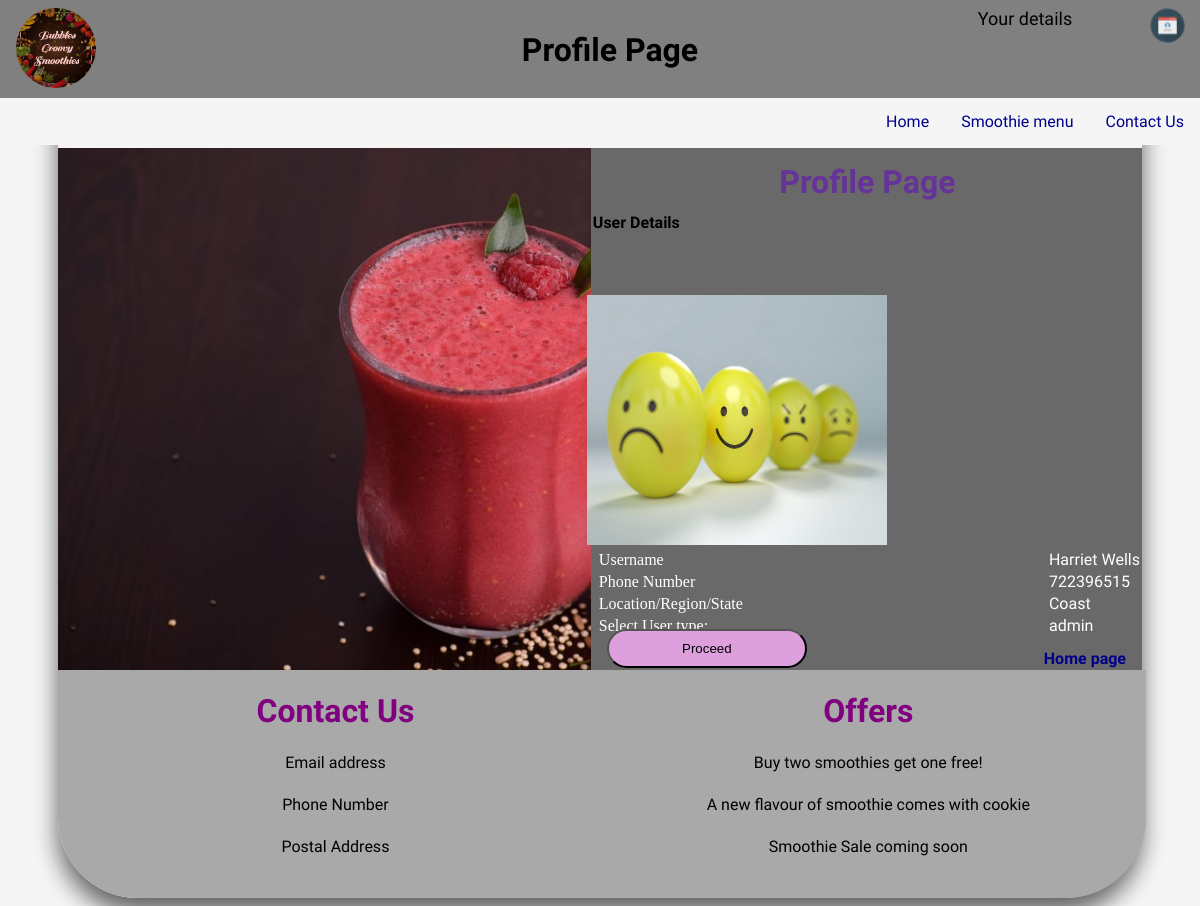
The app's page /Interfaces/profile.php with its own data.
### tables this page shows
CREATE TABLE `user_data` (
  `id` int(10) NOT NULL,
  `user_name` varchar(20) NOT NULL,
  `phone_no` int(11) NOT NULL,
  `user_location` varchar(20) NOT NULL,
  `user_newpass` int(11) NOT NULL,
  `user_retype_pass` int(11) NOT NULL,
  `usertype` varchar(20) NOT NULL
);

### Interfaces/profile.php (the view, shortened to what this page needs)
<!DOCTYPE html>
<html>
<head>
    <link rel="stylesheet" href="Css_Styling/newpagestyle.css">
</head>
<body>
    <div class="border">
        <div class="header">
            <h1>Profile Page</h1>
        </div>
        <div class="icon">
        </div>
        <div class="user">
            <?php echo "Your details  " . $_SESSION['User']; ?>
        </div>
        <div class="logo">
        </div>
        <div class="topnav">
            <a href="contact.php">Contact Us</a>
            <a href="menu.php"> Smoothie menu</a>
            <a href="Smoothie Sale.php">Home</a>
        </div>
        <div class="row">
            <div class="column image">
            </div>
            <div class="column content">
                <div class="welcome">
                    <h2>Profile Page</h2>
                    <h4>User Details</h4>
                </div>
                <div class="details">
      <img alt="user"src="Images/smiley.jpeg" width="300" height="250">
                    <?php
                    $conn = connect();
                    $sql = "SELECT * from user_data";
                    $result = $conn->query($sql);
                    if ($result->num_rows > 0) {
                        while ($row = $result->fetch_assoc()) {
                    ?>
                            <form method="POST" action="conn/registerconn.php">
                                <label name="Username">Username</label>
                                <?php echo $row['user_name']; ?>
                                <label name="phone_number">Phone Number</label>
                                <?php echo $row['phone_no']; ?>
                                <label name="Location">Location/Region/State</label>
                                <?php echo $row['user_location']; ?>
                                <label>Select User type: </label>
                        <?php echo $row['usertype'];
                            break;
                        }
                    } ?>
                            </form>
                </div>
                <a href="menu.php"> <button type="reset" id="button2">Proceed</button></a>
                <a class="homepage" href="Smoothie Sale.php">Home page</a>
            </div>
            <div class="footer">
                <table id="table">
                    <tr>
                        <th>Contact Us</th>
                        <th>Offers</th>
                    </tr>
                    <tr>
                        <td><a href="contact.php">Email address</a></td>
                        <td><a href="Smoothie Sale.php">Buy two smoothies get one free!</a></td>
                    </tr>
                    <tr>
                        <td> <a href="contact.php">Phone Number</a></td>
                        <td><a href="Smoothie Sale.php">A new flavour of smoothie comes with cookie</a></td>
                    </tr>
                    <tr>
                        <td><a href="contact.php">Postal Address</a></td>
                        <td><a href="Smoothie Sale.php">Smoothie Sale coming soon</a></td>
                    </tr>
            </div>
        </div>
</body>
</html>

### Interfaces/Css_Styling/newpagestyle.css (style rules this page uses)
body { background-color: whitesmoke; font-family: 'Kaisei Opti', serif; font-family: 'Klee One', cursive; }
.border { background-color: whitesmoke; box-shadow: 0 15px 25px rgba(0, 0, 0, .6); border-radius: 80px; border-style: none; height: 850px; padding: 20px; margin-right: 50px; margin-left: 50px; position: relative; }
.header { background-color: gray; text-align: center; padding: 10px; position: fixed; width: 100%; right: 0px; left: 0px; top: 0px; z-index: 1; }
.user { width: 20%; position: fixed; top: 8px; right: 55px; font-size: 18px; text-align: center; z-index: 1; }
.icon { width: 37px; height: 35px; border-radius: 50px; position: fixed; top: 8px; right: 14px; font-size: 18px; text-align: center; z-index: 1; }
.logo { position: fixed; top: 8px; left: 16px; position: fixed; height: 80px; width: 80px; border-radius: 50px; text-align: center; z-index: 1; }
.topnav { overflow: hidden; margin-top: 70px; position: fixed; left: 0px; right: 0px; opacity: 1; z-index: 1; background-color: whitesmoke; }
.topnav a { float: right; display: block; color: darkblue; text-align: center; padding: 14px 16px; text-decoration: none; }
.column { float: left; padding: 10px; height: 500px; position: absolute; margin-top: 120px; }
.column.image { width: 50%; left: 0px; object-fit: cover; }
.column.content { width: 49%; right: 0px; background-color: dimgray; height: 508px; position: absolute; }
.details { height: 500px; color: white; position: absolute; margin-left: -14px; }
.welcome { margin-top: -10px; height: 120px; line-height: 90%; margin-right: -10px; margin-left: -8px; }
.details label, input, p { text-align: left; width: 80%; padding: 2px; display: inline-block; margin-left: 10px; font-size: medium; background: transparent; font-family: 'Times New Roman', Times, serif; }
.welcome h2 { color: rebeccapurple; font-weight: bolder; text-align: center; font-size: xx-large; }
.welcome h4 { margin-bottom: -20px; font-weight: bolder; }
.details ::placeholder { color: black; font-family: 'Zefani', 'Times New Roman', 'Open Sans'; font-size: medium; font-style: italic; }
#button2 { margin-top: 70px; padding: 10px; width: 200px; float: left; margin-right: 500px; background-color: plum; border-radius: 20px; }
#button2 { padding: 10px; width: 200px; background-color: plum; border-radius: 20px; position: absolute; bottom: 8px; left: 16px; }
.column.content a { color: darkblue; font-weight: bold; text-decoration: none; }
.column.content a.homepage { position: absolute; bottom: 8px; right: 16px; }
.row:after { display: table; clear: both; }
.footer { background-color: darkgrey; padding: 10px; text-align: left; height: 208px; position: absolute; width: 98.5%; left: 0px; right: 0px; bottom: 0px; border-bottom-right-radius: 80px; border-bottom-left-radius: 80px; }
.footer #table { width: 100% }
.footer #table a { color: black; text-decoration: none; }
.footer #table th { padding-top: 12px; padding-bottom: 12px; text-align: left; color: purple; font-size: xx-large; width: 50% }
.footer #table tr { height: 40px; }
.footer #table th, td { padding: 10px; cell-spacing: 5px; text-align: center; }
html { margin: 0; box-sizing: border-box; }

### Interfaces/profile.php (style rules this page uses)
.icon { background-image: url("Css_Styling/Images/login (2).png"); background-position: center; background-repeat: no-repeat; background-size: cover; border-style: none; }
.logo { background-image: url("Css_Styling/Images/logo.jpeg"); background-color: pink; background-position: top; background-repeat: no-repeat; background-size: cover; border-style: none; }
.column.image { background-image: url("Css_Styling/Images/prof.jpeg"); background-color: pink; background-position: top; background-repeat: no-repeat; background-size: cover; width: 60%; height: 60%; border-style: none; object-fit: cover; }

### records on screen
user_data: user_name "Harriet Wells", phone_no "722396515", user_location "Coast", usertype "admin"
